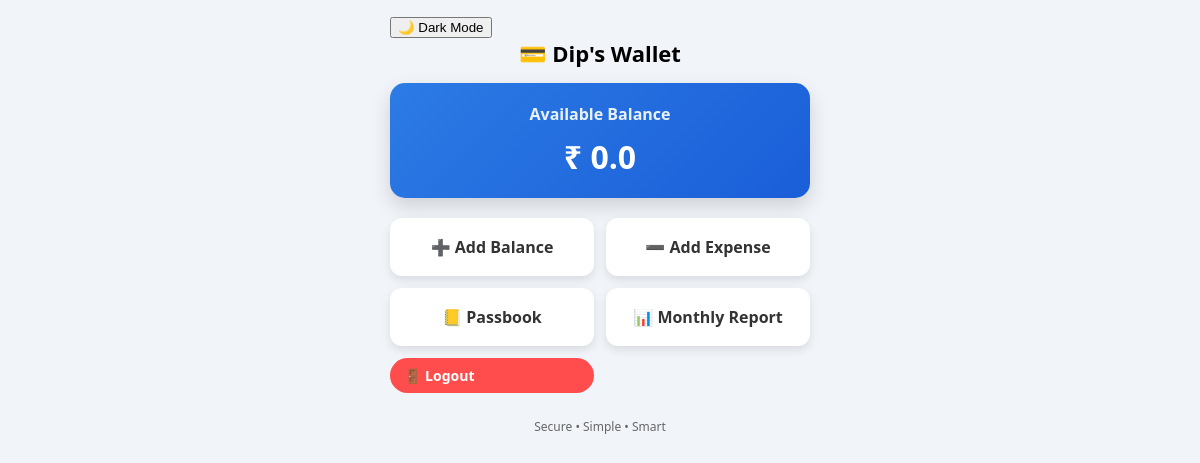
Before: /home (signed in) with the older database file.
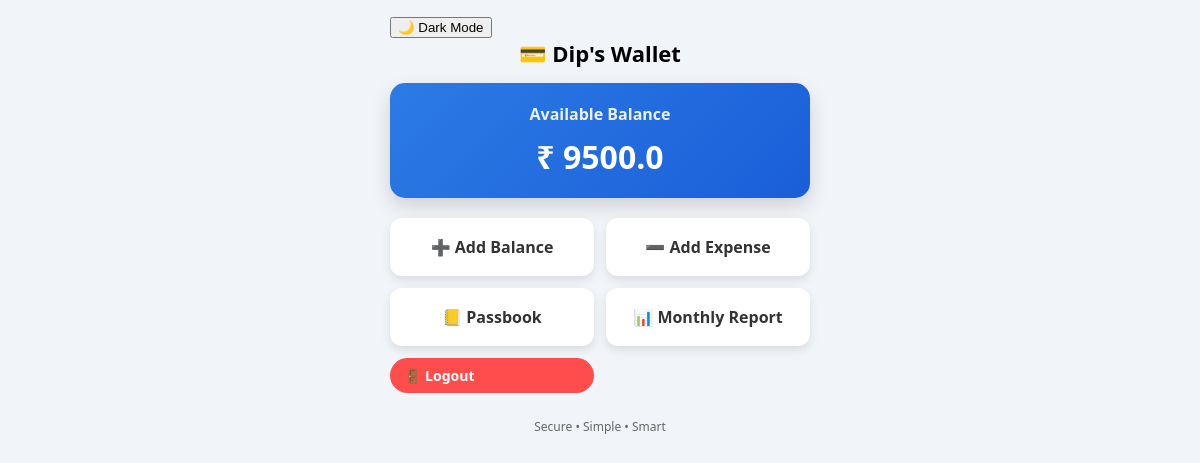
After: the same page with the newer database file.
### tables this page shows
CREATE TABLE transactions (
        id INTEGER PRIMARY KEY AUTOINCREMENT,
        user_id INTEGER,
        date TEXT,
        type TEXT,
        note TEXT,
        amount REAL,
        balance REAL,
        FOREIGN KEY(user_id) REFERENCES users(id)
    );

### app.py (the view)
@app.route("/home")
def home():
    if "user_id" not in session:
        return redirect("/login")
    wallet = Wallet(session["user_id"])
    return render_template(
        "index.html",
        balance=wallet.balance,
        username=session.get("username")
    )

### database.py (called while the page is built)
def get_connection():
    return sqlite3.connect(DB_NAME)

### wallet.py (called while the page is built)
    def _load_balance(self):
        conn = get_connection()
        cur = conn.cursor()
        cur.execute("""
            SELECT balance FROM transactions
            WHERE user_id=?
            ORDER BY id DESC
            LIMIT 1
        """, (self.user_id,))
        row = cur.fetchone()
        self.balance = float(row[0]) if row else 0.0
        conn.close()

### templates/index.html (shortened to what this page needs)
<!doctype html>
<html>
  <head>
  </head>
  <body>
    <div class="container">
      <button onclick="document.body.classList.toggle('dark')">
  🌙 Dark Mode
</button>
      <div class="header">💳 Dip's Wallet</div>
      <div class="balance-card">
        <h3>Available Balance</h3>
        <h1>₹ {{ balance }}</h1>
      </div>
      <div class="actions">
        <a class="action-btn" href="/add_balance">➕ Add Balance</a>
        <a class="action-btn" href="/expense">➖ Add Expense</a>
        <a class="action-btn" href="/passbook">📒 Passbook</a>
        <a class="action-btn" href="/monthly">📊 Monthly Report</a>
        <a href="/logout" class="logout-btn">🚪 Logout</a>
      </div>
      <div class="footer">Secure • Simple • Smart</div>
    </div>
  </body>
</html>

Changed rows visible on the page:
added transactions: balance "9500.0"
Other visible differences:
{{ balance }}: "0.0" → (not shown)
